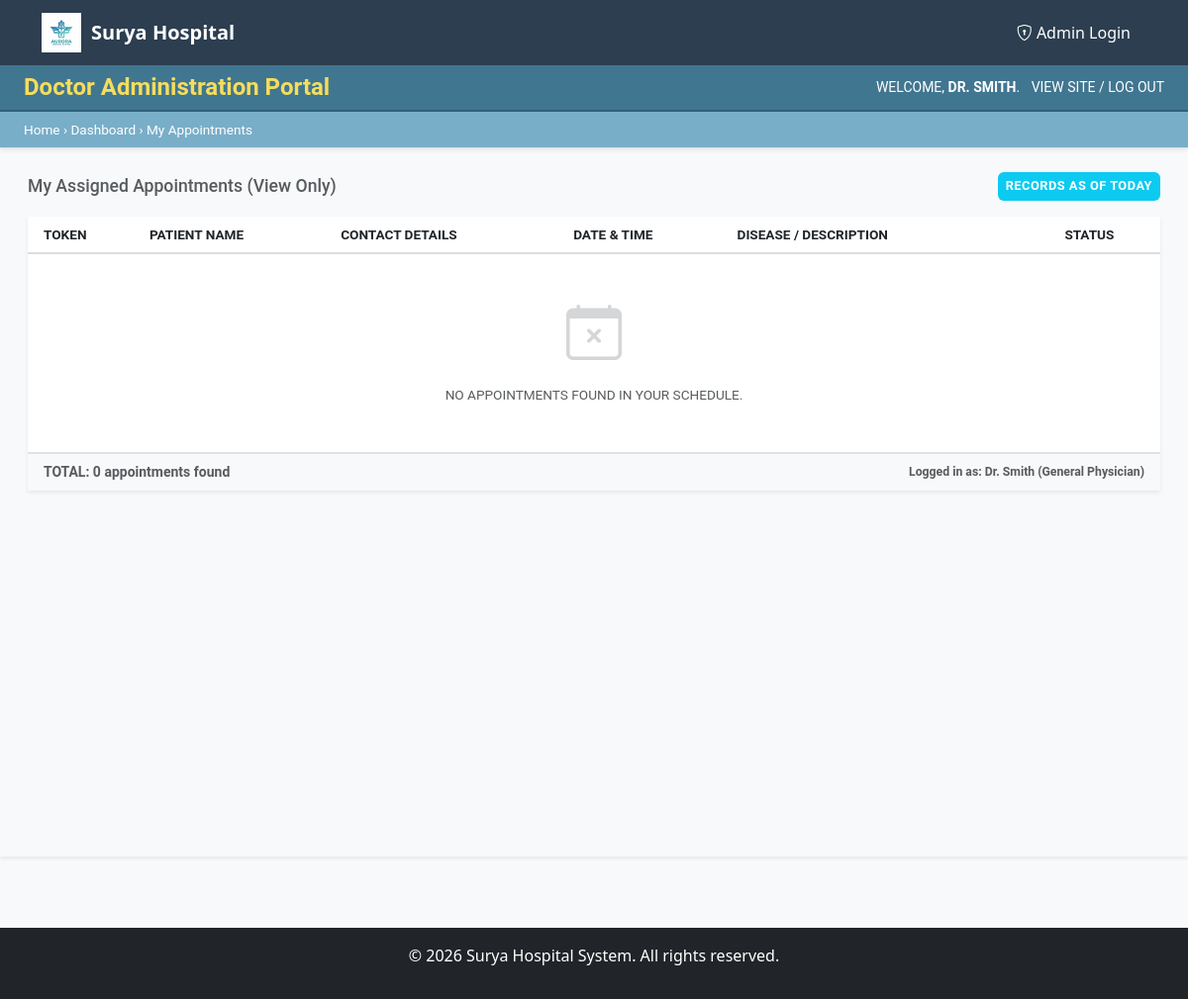
The page /appointments/doctor-dashboard/ (signed in) on the database its author committed.
### appointments/models.py (models this page shows, shortened)
class Doctor(models.Model):
    name = models.CharField(max_length=100)
    username = models.CharField(max_length=100, unique=True, null=True, blank=True)
    email = models.EmailField(unique=True, null=True, blank=True)
    password = models.CharField(max_length=100, null=True, blank=True)
    specialization = models.CharField(max_length=100)
    department = models.ForeignKey(Department, on_delete=models.SET_NULL, null=True, blank=True, related_name='doctors')
    available_days = models.CharField(max_length=200, help_text="e.g., Monday, Tuesday, Wednesday")
    available_time_start = models.TimeField()
    available_time_end = models.TimeField()

### appointments/views.py (the view)
# urls.py: path('doctor-dashboard/', views.doctor_dashboard, name='doctor_dashboard'),
def doctor_dashboard(request):
    doctor_id = request.session.get('doctor_id')
    if not doctor_id:
        return redirect('doctor_login')
    try:
        doctor = Doctor.objects.get(id=doctor_id)
        doctor_appointments = Appointment.objects.filter(doctor=doctor).order_by('appointment_date', 'appointment_time')
    except Doctor.DoesNotExist:
        return redirect('doctor_login')
    context = {
        'doctor': doctor,
        'appointments': doctor_appointments
    }
    return render(request, 'appointments/doctor_dashboard.html', context)

### appointments/templates/appointments/doctor_dashboard.html (shortened to what this page needs)
{% extends 'home/base.html' %}
{% block content %}
<div class="doctor-wrapper shadow-sm" style="margin-top: -1.5rem; min-height: 100vh; background-color: #f8f9fa;">
    <div class="doctor-header py-2 px-4 d-flex justify-content-between align-items-center"
        style="background-color: #417690; color: #f5dd5d;">
        <h1 class="h4 mb-0 fw-bold">Doctor Administration Portal</h1>
        <div class="doctor-user-info small text-white">
            WELCOME, <span class="fw-bold">{{ doctor.name|upper }}</span>.
            <a href="{% url 'home' %}" class="text-white text-decoration-none ms-2">VIEW SITE</a> /
            <a href="{% url 'doctor_logout' %}" class="text-white text-decoration-none">LOG OUT</a>
        </div>
    </div>
    <div class="doctor-breadcrumbs px-4 py-2 border-bottom shadow-sm"
        style="background-color: #79aec8; color: white; font-size: 0.85rem;">
        Home › Dashboard › My Appointments
    </div>
    <div class="container-fluid mt-4">
        <div class="row px-3">
            <div class="col-md-12 text-dark">
                <div id="appointments-sec" class="doctor-dashboard-section">
                    <div class="d-flex justify-content-between align-items-center mb-3">
                        <h5 class="mb-0 text-muted" style="font-size: 1.1rem;">My Assigned Appointments (View Only)</h5>
                        <div class="badge bg-info p-2" style="font-size: 0.8rem;">RECORDS AS OF TODAY</div>
                    </div>
                    <div class="card shadow-sm border-0 rounded-0 overflow-hidden">
                        <div class="card-body p-0">
                            <div class="table-responsive">
                                <table class="table table-sm table-hover mb-0" style="font-size: 0.85rem;">
                                    <thead style="background-color: #f8f8f8; color: #666; border-bottom: 2px solid #ddd;">
                                        <tr>
                                            <th class="ps-3 py-2 text-uppercase">Token</th>
                                            <th class="py-2 text-uppercase">Patient Name</th>
                                            <th class="py-2 text-uppercase">Contact Details</th>
                                            <th class="py-2 text-uppercase">Date & Time</th>
                                            <th class="py-2 text-uppercase">Disease / Description</th>
                                            <th class="py-2 pe-3 text-uppercase text-center">Status</th>
                                        </tr>
                                    </thead>
                                    <tbody>
                                        {% for appt in appointments %}
                                        <tr style="border-bottom: 1px solid #eee;">
                                            <td class="ps-3 py-3 fw-bold text-primary">#{{ appt.token_number }}</td>
                                            <td class="py-3 fw-bold text-dark">{{ appt.patient_name }}</td>
                                            <td class="py-3">
                                                <div><i class="bi bi-envelope small me-1"></i> {{ appt.patient_email }}</div>
                                                <div class="text-muted"><i class="bi bi-telephone small me-1"></i> {{ appt.patient_phone }}</div>
                                            </td>
                                            <td class="py-3">
                                                <div class="fw-bold">{{ appt.appointment_date }}</div>
                                                <div class="text-muted">{{ appt.appointment_time }}</div>
                                            </td>
                                            <td class="py-3">
                                                <span class="text-muted" style="max-width: 250px; display: block; overflow: hidden; text-overflow: ellipsis; white-space: nowrap;" title="{{ appt.reason }}">
                                                    {{ appt.reason }}
                                                </span>
                                            </td>
                                            <td class="pe-3 text-center py-3">
                                                <span class="badge {% if appt.status == 'pending' %}bg-warning text-dark{% elif appt.status == 'completed' %}bg-success{% elif appt.status == 'cancelled' %}bg-danger{% else %}bg-secondary{% endif %}"
                                                    style="font-size: 0.75rem; font-weight: 500; border-radius: 4px; padding: 4px 10px; min-width: 80px;">
                                                    {{ appt.status|upper }}
                                                </span>
                                            </td>
                                        </tr>
                                        {% empty %}
                                        <tr>
                                            <td colspan="6" class="text-center py-5 text-muted">
                                                <i class="bi bi-calendar-x display-4 d-block mb-3 opacity-25"></i>
                                                NO APPOINTMENTS FOUND IN YOUR SCHEDULE.
                                            </td>
                                        </tr>
                                        {% endfor %}
                                    </tbody>
                                </table>
                            </div>
                            <div class="p-2 px-3 border-top bg-light small fw-bold text-muted d-flex justify-content-between align-items-center">
                                <span>TOTAL: {{ appointments|length }} appointments found</span>
                                <span class="text-muted small italic">Logged in as: {{ doctor.name }} ({{ doctor.specialization }})</span>
                            </div>
                        </div>
                    </div>
                </div>
            </div>
        </div>
    </div>
</div>
{% endblock %}

### home/templates/home/base.html (style rules this page uses)
body { background-color: #f8f9fa; }

### appointments/templates/appointments/doctor_dashboard.html (style rules this page uses)
.doctor-wrapper { font-family: "Roboto", "Lucida Grande", "DejaVu Sans", "Bitstream Vera Sans", Verdana, Arial, sans-serif; }
.table td { vertical-align: middle; }
.badge { text-transform: uppercase; letter-spacing: 0.5px; }
.doctor-header { border-bottom: 2px solid #30617a; }

### rows shown on the page
Doctor: name "DR. SMITH", name "Dr. Smith", specialization "General Physician"

### other values the page prints
{{ appointments|length }} "0"
